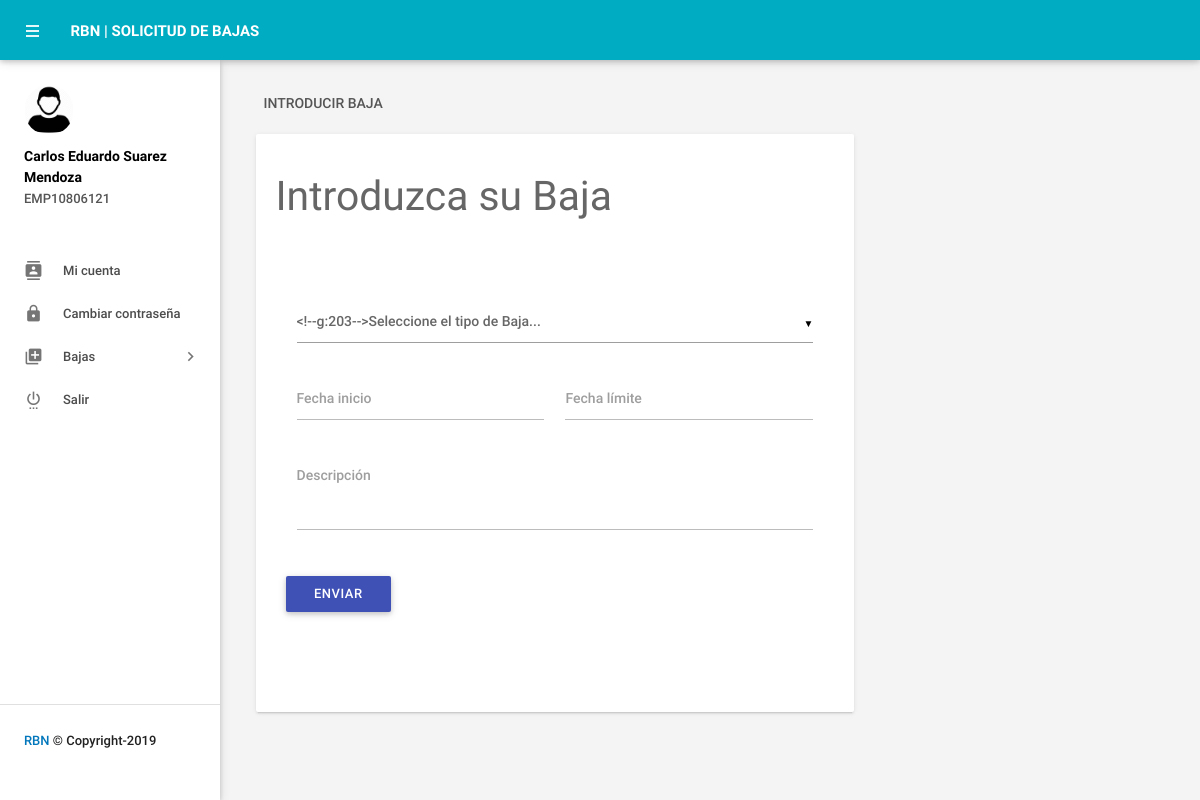
The app's page /RB_CRUD/apply-leave.php (signed in) with its own data.
### tables this page shows
CREATE TABLE `tblemployees` (
  `id` int(11) NOT NULL,
  `EmpId` varchar(100) NOT NULL,
  `FirstName` varchar(150) NOT NULL,
  `LastName` varchar(150) NOT NULL,
  `EmailId` varchar(200) NOT NULL,
  `Password` varchar(180) NOT NULL,
  `Gender` varchar(100) NOT NULL,
  `Dob` varchar(100) NOT NULL,
  `Department` varchar(255) NOT NULL,
  `Address` varchar(255) NOT NULL,
  `City` varchar(200) NOT NULL,
  `Country` varchar(150) NOT NULL,
  `Phonenumber` char(11) NOT NULL,
  `Status` int(1) NOT NULL,
  `RegDate` timestamp NOT NULL DEFAULT CURRENT_TIMESTAMP
);

### RB_CRUD/apply-leave.php (the view, shortened to what this page needs)
<?php
include('includes/config.php');
if(strlen($_SESSION['emplogin'])==0)
    {
header('location:index.php');
}
else{
    ?>
<!DOCTYPE html>
<html lang="en">
    <head>
        <link type="text/css" rel="stylesheet" href="assets/plugins/materialize/css/materialize.min.css"/>
        <link href="assets/plugins/material-preloader/css/materialPreloader.min.css" rel="stylesheet">
        <link href="assets/css/alpha.min.css" rel="stylesheet" type="text/css"/>
        <link href="assets/css/custom.css" rel="stylesheet" type="text/css"/>
    </head>
    <body>
  <?php include('includes/header.php');?>
       <?php include('includes/sidebar.php');?>
   <main class="mn-inner">
                <div class="row">
                    <div class="col s12">
                        <div class="page-title">Introducir baja</div>
                    </div>
                    <div class="col s12 m12 l8">
                        <div class="card">
                            <div class="card-content">
                                <form id="example-form" method="post" name="addemp">
                                    <div>
                                        <h3>Introduzca su Baja</h3>
                                        <section>
                                            <div class="wizard-content">
                                                <div class="row">
                                                    <div class="col m12">
                                                        <div class="row">
 <div class="input-field col  s12">
</div>
<div class="input-field col m6 s12">
<label for="fromdate">Fecha inicio</label>
<input placeholder="" id="mask1" name="fromdate" class="masked" type="text" data-inputmask="'alias': 'date'" required>
</div>
<div class="input-field col m6 s12">
<label for="todate">Fecha límite</label>
<input placeholder="" id="mask1" name="todate" class="masked" type="text" data-inputmask="'alias': 'date'" required>
</div>
<div class="input-field col m12 s12">
<label for="birthdate">Descripción</label>
<textarea id="textarea1" name="description" class="materialize-textarea" length="500" required></textarea>
</div>
</div>
      <button type="submit" name="apply" id="apply" class="waves-effect waves-light btn indigo m-b-xs">Enviar</button>
                                                </div>
                                            </div>
                                        </section>
                                    </div>
                                </form>
                            </div>
                        </div>
                    </div>
                </div>
            </main>
        </div>
        <div class="left-sidebar-hover"></div>
    </body>
</html>
<?php } ?>

### RB_CRUD/includes/sidebar.php (shortened to what this page needs)
     <aside id="slide-out" class="side-nav white fixed">
                <div class="side-nav-wrapper">
                    <div class="sidebar-profile">
                        <div class="sidebar-profile-image">
                            <img src="assets/images/empleado.png" class="circle" alt="">
                        </div>
                        <div class="sidebar-profile-info">
                    <?php
$eid=$_SESSION['eid'];
$sql = "SELECT FirstName,LastName,EmpId from  tblemployees where id=:eid";
$query = $dbh -> prepare($sql);
$query->bindParam(':eid',$eid,PDO::PARAM_STR);
$query->execute();
$results=$query->fetchAll(PDO::FETCH_OBJ);
if($query->rowCount() > 0)
{
foreach($results as $result)
{               ?>
                                <p><?php echo htmlentities($result->FirstName." ".$result->LastName);?></p>
                                <span><?php echo htmlentities($result->EmpId)?></span>
                         <?php }} ?>
                        </div>
                    </div>
                <ul class="sidebar-menu collapsible collapsible-accordion" data-collapsible="accordion">
  <li class="no-padding"><a class="waves-effect waves-grey" href="myprofile.php"><i class="material-icons">contacts</i>Mi cuenta</a></li>
  <li class="no-padding"><a class="waves-effect waves-grey" href="emp-changepassword.php"><i class="material-icons">https</i>Cambiar contraseña</a></li>
                    <li class="no-padding">
                        <a class="collapsible-header waves-effect waves-grey"><i class="material-icons">library_add</i>Bajas<i class="nav-drop-icon material-icons">keyboard_arrow_right</i></a>
                    </li>
                  <li class="no-padding">
                                <a class="waves-effect waves-grey" href="logout.php"><i class="material-icons">settings_power</i>Salir</a>
                            </li>
                </ul>
                <div class="footer">
                    <p class="copyright"><a href="mailto:runebrito@gmail.com">RBN </a> © Copyright-2019</p>
                </div>
                </div>
            </aside>

### records on screen
tblemployees: FirstName+LastName "Carlos Eduardo Suarez Mendoza", EmpId "EMP10806121"
